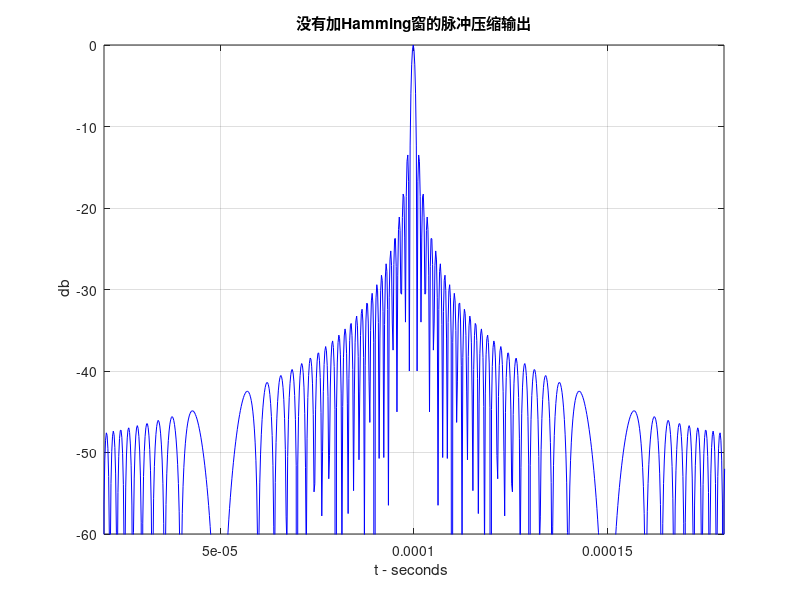
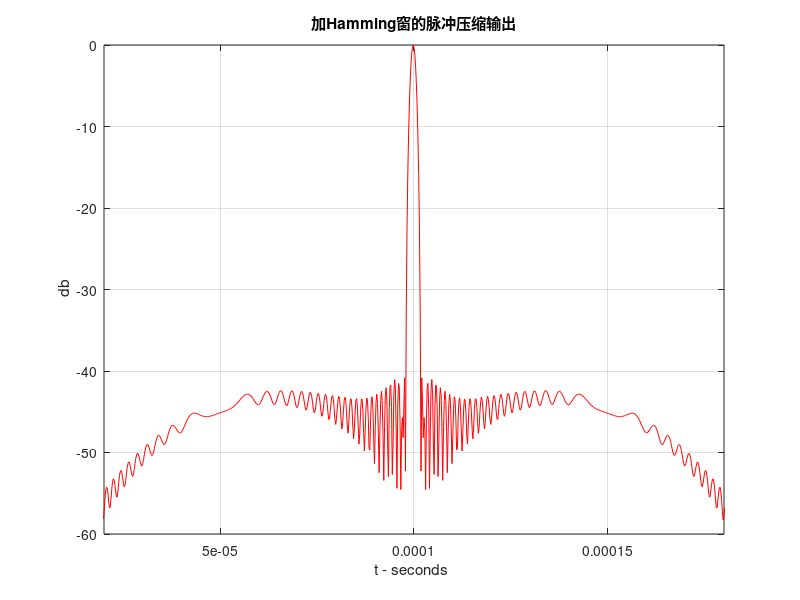
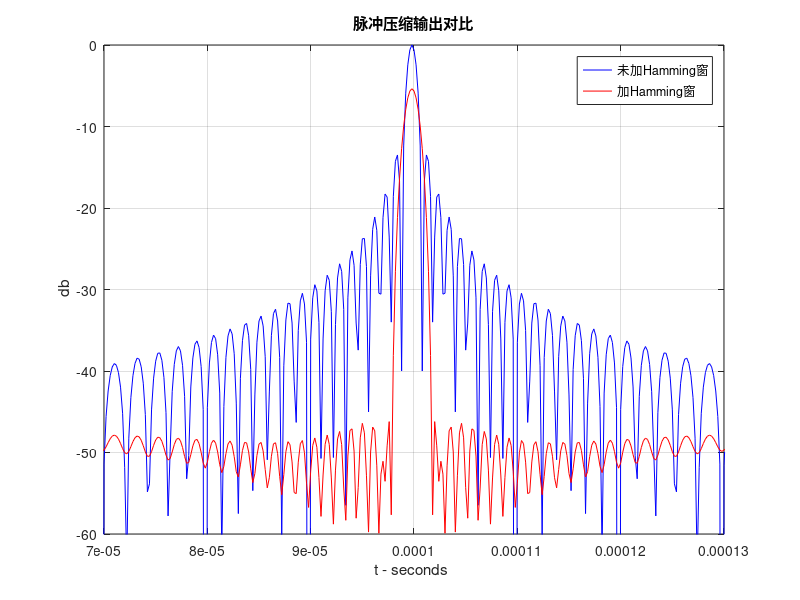

The MATLAB script that drew these images, in order:
%%%%%%%  利用频域处理方法进行脉冲压缩  %%%%%%%
clear all
clc
clf
eps = 1e-10;
B=100e-6;       %信号周期
Fm=1e6;           %带宽
k=Fm/B;          %调频斜率
Ts=1/(5*Fm);        %采样周期
Ns=fix(B/Ts);        %采样点数
Nf=1024;               % fft点数
t=0:Ts:B-Ts; 
y=exp(j*pi*k*t.^2);   %脉冲压缩前的线形调频信号
yfft = fft(y,Nf) ;
h=zeros(1,Ns);
%% %%%%%%%%%%%%%%%%%%%%%%%%%Hamming窗%%%%%%%%%%%%%%%%%%%%%%%%%%% 
for i=1:Ns
    h(i)=conj(y(Ns-i+1));
end
hfft= fft(h,Nf);     % 匹配滤波器的频域响应
lfm =abs(ifft(yfft .*hfft)); %脉冲压缩    
maxval = max (lfm);
lfm = eps + lfm ./ maxval;    % 利用最大值归一化
lfm_db=20*log10(lfm);   %取对数
%%%%%%%%%%%%%% 加窗处理 %%%%%%%
win = hamming(Ns)';
h_w=h.*win;       % 加窗
hfft_w=fft(h_w,Nf);     % 加窗的匹配滤波器的频域响应
lfm_w = abs(ifft(yfft .*hfft_w)); %脉冲压缩 
maxval1 = max(lfm_w);
val=lfm_w ;
lfm_w = eps + lfm_w ./ maxval;    % 利用lfm的最大值归一化
lfm_w1 = eps + val./ maxval1;    % 利用lfm_w的最大值归一化
lfm_w_db=20*log10(lfm_w);   %取对数
lfm_w1_db=20*log10(lfm_w1);   %取对数
%%%%%%%%%%%%%%%%
tt =0:Ts:2*B-Ts;
figure(1)
plot (tt,lfm_db(1:2*Ns),'b')
axis([.2*B 1.8*B -60 0] )
xlabel ('t - seconds ');
ylabel(' db')
title('没有加Hamming窗的脉冲压缩输出')
grid on
figure(2)
plot (tt,lfm_w1_db(1:2*Ns),'r')
axis([.2*B 1.8*B -60 0] )
xlabel ('t - seconds ');
ylabel(' db')
title('加Hamming窗的脉冲压缩输出')
grid on
figure(3)
plot (tt,lfm_db(1:2*Ns),'b',tt,lfm_w_db(1:2*Ns),'r')
axis([.7*B  1.3*B -60 0] )
xlabel ('t - seconds ');
ylabel(' db')
legend('未加Hamming窗','加Hamming窗');
title('脉冲压缩输出对比')
grid on
